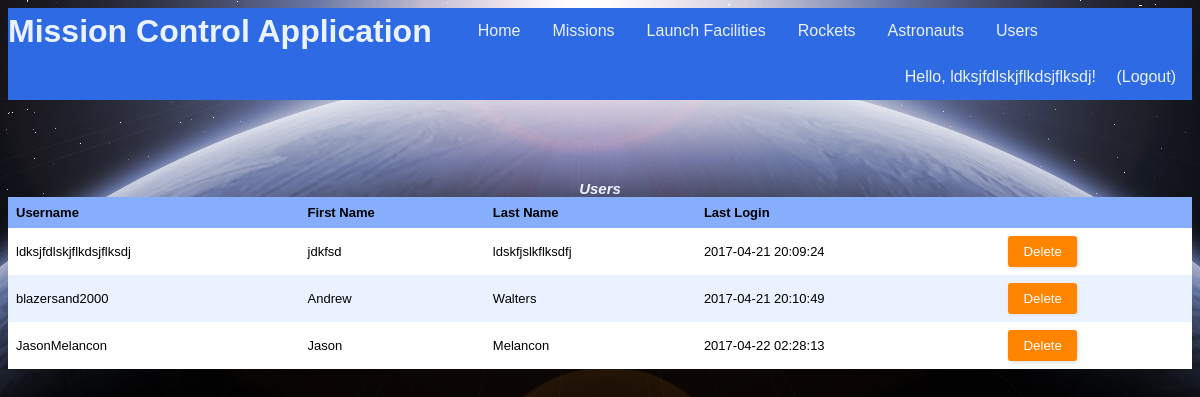
Page /users (signed in) on the committed database.
### tables this page shows
CREATE TABLE "Users" (
	`uid`	INTEGER NOT NULL PRIMARY KEY AUTOINCREMENT,
	`firstName`	TEXT NOT NULL,
	`lastName`	TEXT NOT NULL,
	`username`	TEXT NOT NULL UNIQUE,
	`password`	TEXT NOT NULL,
	`regTime`	TEXT NOT NULL,
	`lastLoginTime`	TEXT,
	`pid`	INTEGER NOT NULL
);

### app.py (the view)
@app.route("/users")
@login_required
def showUsers():
    conn = sqlite3.connect(dbPath)
    conn.row_factory = sqlite3.Row
    c = conn.cursor()
    c.execute("SELECT U.uid, 0 AS cannotDelete, U.username, U.firstName, U.lastName, U.lastLoginTime FROM Users U, Permissions P WHERE U.pid = P.pid;")
    results = c.fetchall()
    conn.commit()
    conn.close()
    return render_template("users.html", headers=("Username","First Name","Last Name","Last Login"), rows=results)

### app.py (called while the page is built)
@login_manager.user_loader
def load_user(username):
    userRecord = DBgetUser(username)
    if userRecord:
        return User(userRecord["username"], userRecord["password"], True)
    return None

def DBgetUser(username):
    conn = sqlite3.connect(dbPath)
    conn.row_factory = sqlite3.Row
    c = conn.cursor()
    c.execute("SELECT * from Users WHERE username = ?", (username,))
    userRecord = c.fetchone()
    conn.close()
    return userRecord

### templates/users.html (shortened to what this page needs)
{% extends "main_template.html" %}
{% from 'macros.html' import GenerateTable %}
{% block body %}
<div align="center">
    {{ GenerateTable('Users', headers, rows, 'uid') }}
</div>
{% endblock %}

### templates/main_template.html (shortened to what this page needs)
<!DOCTYPE html>
<html>
	<head>
		<link rel="stylesheet" type= "text/css" href="{{ url_for('static', filename='styles.css') }}">
	</head>
	<body>
		<header>
			<ul class="nav">
				<h1 class="nav">Mission Control Application</h1>
				<li class="nav"><a class="nav" href="{{ url_for('index') }}">Home</a></li>
				{% if current_user.is_authenticated %}
				<li class="nav"><a class="nav" href="{{ url_for('showMissions') }}">Missions</a></li>
				<li class="nav"><a class="nav" href="{{ url_for('showFacilities') }}">Launch Facilities</a></li>
				<li class="nav"><a class="nav" href="{{ url_for('showRockets') }}">Rockets</a></li>
				<li class="nav"><a class="nav" href="{{ url_for('showAstronauts') }}">Astronauts</a></li>
				<li class="nav"><a class="nav" href="{{ url_for('showUsers') }}">Users</a></li>
				{% endif %}
				<div class="user-greeting">
					{% if current_user.is_authenticated %}
  						Hello, {{ current_user.id }}!    <a class="nav" href="{{ url_for('showLogout') }}">(Logout)</a>
					{% else %}
						Hello, guest!    <a class="nav" href="{{ url_for('showLogin') }}">Login</a><a class="nav" href="{{ url_for('showSignup') }}">Sign Up</a>
					{% endif %}
				</div>
			</ul>
		</header>
		{% block body %}{% endblock %}
	</body>
</html>

### templates/macros.html (shortened to what this page needs)
{% macro GenerateTable(title, headers, rows, keyName) %}
	{% if rows %}
		<table>
			<caption>
				{{title}}
			</caption>
			<tr>
				{% for header in headers %}
				<th>{{header}}</th>
				{% endfor %}
				<th/>
			</tr>
			{% for row in rows %}
			<tr id ="{{row[keyName]}}">
				{% for value in row %}
					{% if loop.index0 > 1 %}
						<td>
							{% if title == "Astronauts" %}
								<a href="{{ url_for('showAstronautInfo', aid = row[keyName]) }}">{{value|safe}}</a>
							{% else %}
								{{value|safe}}
							{% endif %}
						</td>
					{% endif %}
				{% endfor %}
				{% if row[1] == 1 %}
					{% set disabled = 'disabled' %}
				{% else %}
					{% set disabled = '' %}
				{% endif %}
				<td>
					<div class="form-style-2" style="width:70px; padding: 0px 0px 0px 0px;">
						<form method="post">
							<input type="submit" value="Delete" name="delete.{{ row[0] }}" {{disabled}}/>
						</form>
					</div>
				</td>
			</tr>
			{% endfor %}
		</table>
	{% else %}
		No records found!
	{% endif %}
{% endmacro %}

### static/styles.css (style rules this page uses)
:root { --light-blue: #EBF2FF; --medium-blue: #86AEFD; --dark-blue: #2D6AE3; }
header { margin-bottom: 80px; }
ul.nav { list-style-type: none; text-align: center; display: block; margin: 0; padding: 0; overflow: hidden; background-color: var(--dark-blue); }
li.nav { float: left; }
a.nav { display: inline-block; color: var(--light-blue); text-align: center; padding: 14px 16px; text-decoration: none; font-family: "Trebuchet MS", Helvetica, sans-serif; }
h1.nav { float: left; margin: 0; padding: 5px 30px 0px 0px; font-family: "Trebuchet MS", Helvetica, sans-serif; color: var(--light-blue); vertical-align: bottom; }
.user-greeting { float: right; list-style-type: none; text-align: center; margin: 0; overflow: hidden; background-color: var(--dark-blue); text-align: center; vertical-align: center; text-decoration: none; font-family: "Trebuchet MS", Helvetica, sans-serif; color: var(--light-blue); }
table { border-collapse: collapse; width: 100%; table-layout: auto; }
th, td { text-align: left; padding: 8px; font: 13px Arial, Helvetica, sans-serif; }
caption { font: 13px Arial, Helvetica, sans-serif; font-weight: bold; font-style: italic; font-size: 15px; color: var(--light-blue); }
tr { background-color: var(--light-blue) }
tr:nth-child(even) { background-color: white }
th { background-color: var(--medium-blue); font-weight: bold; }
.form-style-2 { width: 480px; max-width: 650px; padding: 20px 12px 10px 20px; font: 13px Arial, Helvetica, sans-serif; color: var(--light-blue); }
.form-style-2 input[type=submit], .form-style-2 input[type=button] { border: none; padding: 8px 15px 8px 15px; background: #FF8500; color: #fff; box-shadow: 1px 1px 4px #DADADA; -moz-box-shadow: 1px 1px 4px #DADADA; -webkit-box-shadow: 1px 1px 4px #DADADA; border-radius: 3px; -webkit-border-radius: 3px; -moz-border-radius: 3px; }

### rows in the picture
Users: id "ldksjfdlskjflkdsjflksdj", username "ldksjfdlskjflkdsjflksdj", firstName "jdkfsd", lastName "ldskfjslkflksdfj", lastLoginTime "2017-04-21 20:09:24"
Users: username "blazersand2000", firstName "Andrew", lastName "Walters", lastLoginTime "2017-04-21 20:10:49"
Users: username "JasonMelancon", firstName "Jason", lastName "Melancon", lastLoginTime "2017-04-22 02:28:13"

### other values in the picture
{{ title }} "Users"
{{ header }} "Username" "First Name" "Last Name" "Last Login"
